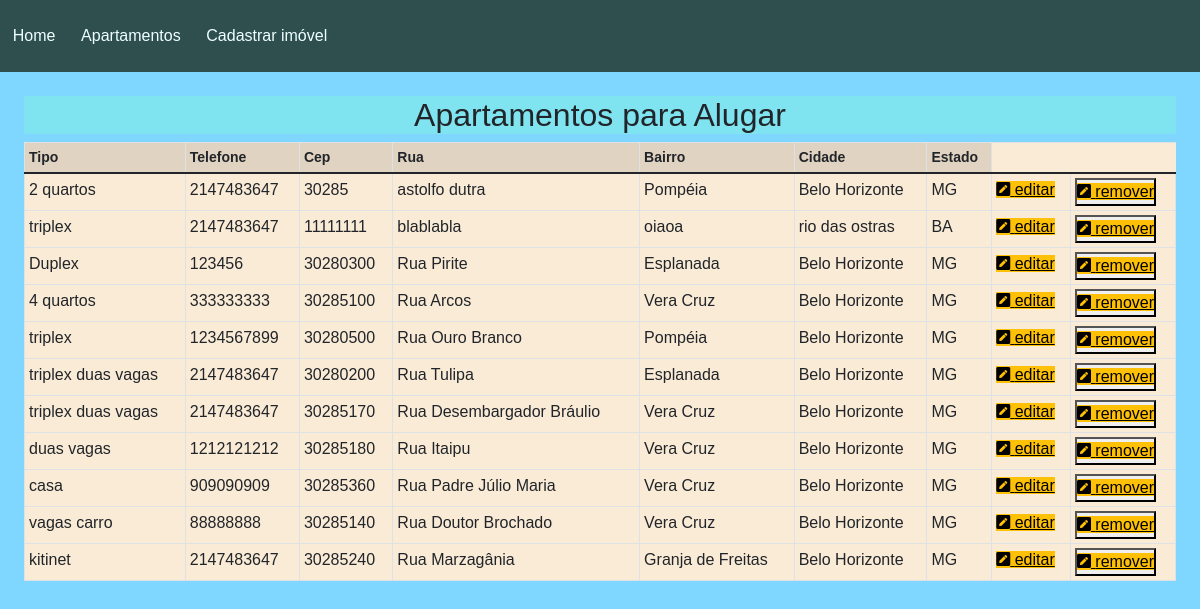
The page /apartamentos.php on the database its author committed.
### tables this page shows
CREATE TABLE `apartamento` (
  `id` int(200) NOT NULL,
  `cep` int(20) NOT NULL,
  `tipo` varchar(20) NOT NULL,
  `telefone` int(20) NOT NULL,
  `rua` varchar(50) NOT NULL,
  `bairro` varchar(50) NOT NULL,
  `cidade` varchar(50) NOT NULL,
  `estado` varchar(10) NOT NULL
);

### apartamentos.php (the view, shortened to what this page needs)
<?php
include_once 'database.php';
?>
<!DOCTYPE html>
<html lang="pt-br">
<head>
    <link href="https://cdn.jsdelivr.net/npm/bootstrap@5.1.3/dist/css/bootstrap.min.css" rel="stylesheet">
    <link rel="stylesheet" href="https://cdnjs.cloudflare.com/ajax/libs/font-awesome/5.15.4/css/all.min.css" />
    <link rel="stylesheet" href="./css/style.css">
</head>
<body>
    <header>
        <div class="container" id="nav-container">
            <nav class="fixed-top navbar navbar-expand-lg">
                <div class=" collapse navbar-collapse justify-content" id="navbar-links">
                    <div class="navbar-nav">
                        <a href="index.php" class=" nav-item nav-link" id="home-menu">Home</a>
                        <a href="apartamentos.php" class=" nav-item nav-link" id="apart-menu">Apartamentos</a>
                        <a href="cadastrar.php" class=" nav-item nav-link" id="cad-menu">Cadastrar imóvel</a>
                    </div>
                </div>
                <br><br>
            </nav>
        </div>
    </header>
    <div class="container-fluid">
        <br><br><br><br>
        <div class="table-responsive container-fluid">
            <div class="table-wrapper  ">
                <h2>Apartamentos para Alugar</h2>
                <table class="table table-sm table-hover table-fluid table-bordered">
                    <thead class="table-active table-sm">
                        <tr class="form-control-sm">
                            <th scope="">Tipo</th>
                            <th scope="">Telefone</th>
                            <th scope="">Cep</th>
                            <th scope="">Rua</th>
                            <th scope="">Bairro</th>
                            <th scope="">Cidade</th>
                            <th scope="">Estado</th>
                        </tr>
                    </thead>
                    <tbody>
                        <?php
                        $sql = "SELECT * FROM apartamento";
                        $resultado = mysqli_query($connect, $sql);
                        while ($dados = mysqli_fetch_array($resultado)) :
                        ?>
                            <tr>
                                <td> <?php echo $dados['tipo'] ?></td>
                                <td> <?php echo $dados['telefone']; ?></td>
                                <td> <?php echo $dados['cep']; ?> </td>
                                <td> <?php echo $dados['rua']; ?> </td>
                                <td> <?php echo $dados['bairro']; ?> </td>
                                <td> <?php echo $dados['cidade']; ?> </td>
                                <td> <?php echo $dados['estado']; ?> </td>
                                <td><a href="edit.php?id=<?php echo $dados['id'] ?>" class=" btn-warning"><i class="fas fa-pen-square"></i> editar</a></td>
                                <td><button name="btn-deletar"><a href="delete.php?id=<?php echo $dados['id'] ?>" class=" btn-warning"><i class="fas fa-pen-square"></i> remover</a></button></td>
                            </tr>
                        <?php
                        endwhile;
                        ?>
                    </tbody>
                </table>
            </div>
        </div>
</body>
</html>

### css/style.css (style rules this page uses)
* { margin: 0; padding: 0; }
body { background-color: rgb(127, 214, 255); font-family: Arial, Helvetica, sans-serif; }
.navbar-expand-lg .navbar-nav .nav-link { padding: 1rem .8rem; }
#nav-container { padding-bottom: 0; padding-top: 0; }
header .navbar { background-color:darkslategray }
#navbar-links a { color: azure; }
.table { background-color: antiquewhite; border-radius: 2px; }
h2 { text-align: center; background-color: rgba(127, 255, 212, 0.342); }

### rows shown on the page
apartamento: tipo "2 quartos", telefone "2147483647", cep "30285", rua "astolfo dutra", bairro "Pompéia", cidade "Belo Horizonte", estado "MG"
apartamento: tipo "triplex", telefone "2147483647", cep "11111111", rua "blablabla", bairro "oiaoa", cidade "rio das ostras", estado "BA"
apartamento: tipo "Duplex", telefone "123456", cep "30280300", rua "Rua Pirite", bairro "Esplanada", cidade "Belo Horizonte", estado "MG"
apartamento: tipo "4 quartos", telefone "333333333", cep "30285100", rua "Rua Arcos", bairro "Vera Cruz", cidade "Belo Horizonte", estado "MG"
apartamento: tipo "triplex", telefone "1234567899", cep "30280500", rua "Rua Ouro Branco", bairro "Pompéia", cidade "Belo Horizonte", estado "MG"
apartamento: tipo "triplex duas vagas", telefone "2147483647", cep "30280200", rua "Rua Tulipa", bairro "Esplanada", cidade "Belo Horizonte", estado "MG"
apartamento: tipo "triplex duas vagas", telefone "2147483647", cep "30285170", rua "Rua Desembargador Bráulio", bairro "Vera Cruz", cidade "Belo Horizonte", estado "MG"
apartamento: tipo "duas vagas", telefone "1212121212", cep "30285180", rua "Rua Itaipu", bairro "Vera Cruz", cidade "Belo Horizonte", estado "MG"
apartamento: tipo "casa", telefone "909090909", cep "30285360", rua "Rua Padre Júlio Maria", bairro "Vera Cruz", cidade "Belo Horizonte", estado "MG"
apartamento: tipo "vagas carro", telefone "88888888", cep "30285140", rua "Rua Doutor Brochado", bairro "Vera Cruz", cidade "Belo Horizonte", estado "MG"
apartamento: tipo "kitinet", telefone "2147483647", cep "30285240", rua "Rua Marzagânia", bairro "Granja de Freitas", cidade "Belo Horizonte", estado "MG"
